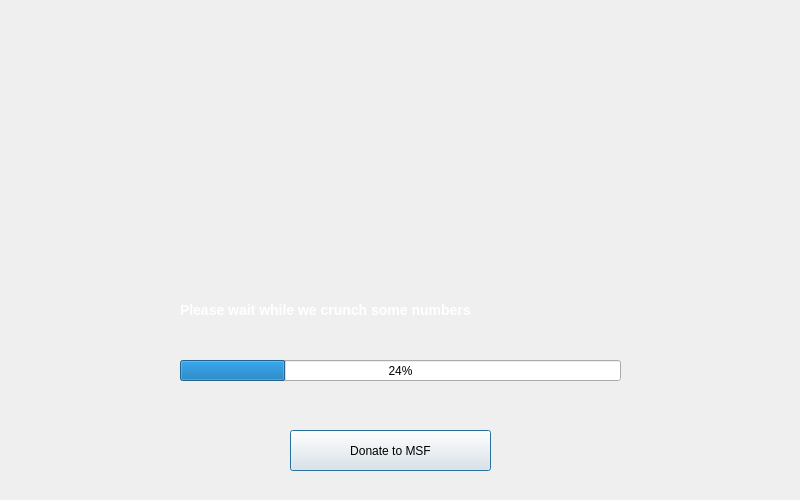
<?xml version="1.0" encoding="UTF-8"?>
<ui version="4.0">
 <class>DialogLoading</class>
 <widget class="QDialog" name="DialogLoading">
  <property name="geometry">
   <rect>
    <x>0</x>
    <y>0</y>
    <width>800</width>
    <height>500</height>
   </rect>
  </property>
  <property name="windowTitle">
   <string>Dialog</string>
  </property>
  <widget class="QLabel" name="label">
   <property name="geometry">
    <rect>
     <x>180</x>
     <y>270</y>
     <width>481</width>
     <height>81</height>
    </rect>
   </property>
   <property name="text">
    <string>&lt;font color = white&gt;&lt;h3&gt;Please wait while we crunch some numbers&lt;/font&gt;&lt;/h3&gt;</string>
   </property>
  </widget>
  <widget class="QLabel" name="labelLoadingPic">
   <property name="geometry">
    <rect>
     <x>-4</x>
     <y>-4</y>
     <width>811</width>
     <height>511</height>
    </rect>
   </property>
   <property name="text">
    <string/>
   </property>
  </widget>
  <widget class="QProgressBar" name="progressBar">
   <property name="geometry">
    <rect>
     <x>180</x>
     <y>360</y>
     <width>441</width>
     <height>21</height>
    </rect>
   </property>
   <property name="value">
    <number>24</number>
   </property>
  </widget>
  <widget class="QPushButton" name="pushButton">
   <property name="geometry">
    <rect>
     <x>290</x>
     <y>430</y>
     <width>201</width>
     <height>41</height>
    </rect>
   </property>
   <property name="text">
    <string>Donate to MSF</string>
   </property>
  </widget>
  <zorder>labelLoadingPic</zorder>
  <zorder>progressBar</zorder>
  <zorder>pushButton</zorder>
  <zorder>label</zorder>
 </widget>
 <resources/>
 <connections/>
</ui>
